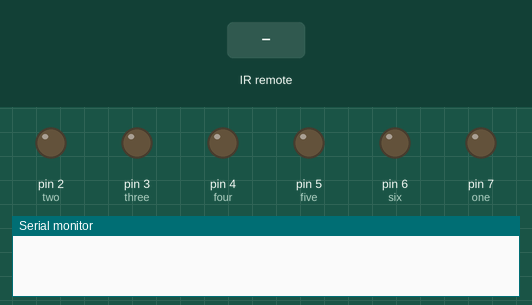
Simulated run of this sketch. Board: Arduino Uno, built with avr-gcc and run on an emulated ATmega328P. On the bench: output pins drawn as LEDs (lit = HIGH), the last lines printed to the serial monitor. The test bench sets the inputs (shaded band).

Above: at 1.2 s.
1.3 s: infrared code 0x8F7708F received
At 1.9 s:
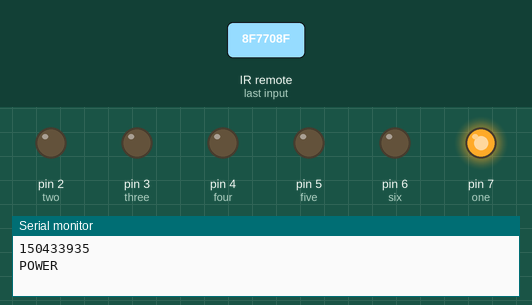
2.8 s: infrared code 0x8F7609F received
At 3.1 s:
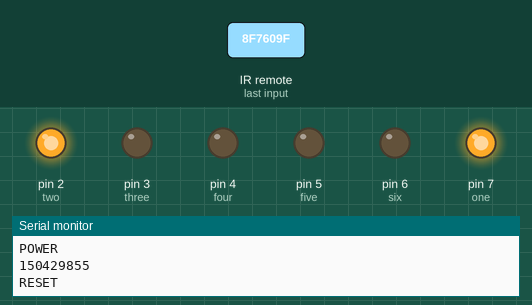
4.3 s: infrared code 0x8F748B7 received
At 5.4 s:
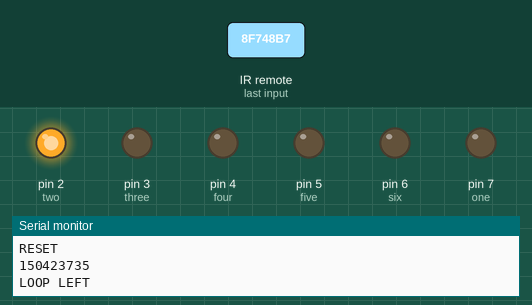
5.8 s: infrared code 0x8F758A7 received
At 6.6 s:
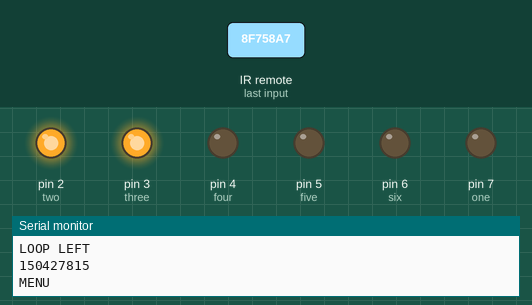
7.3 s: infrared code 0x8F740BF received
At 7.7 s:
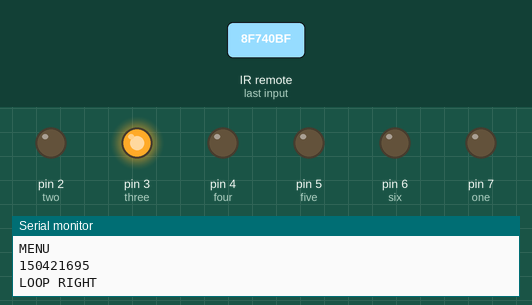
8.8 s: infrared code 0x8F7D22D received
At 10.0 s:
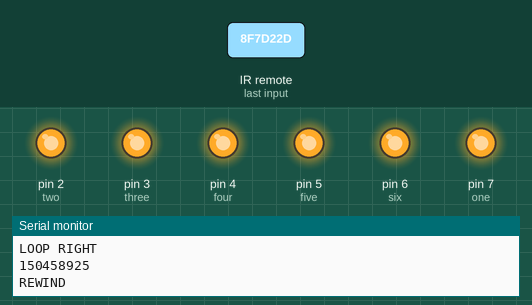
Timing chart, 0 to 11.3 s (numbered marks = the images above; inputs shaded):
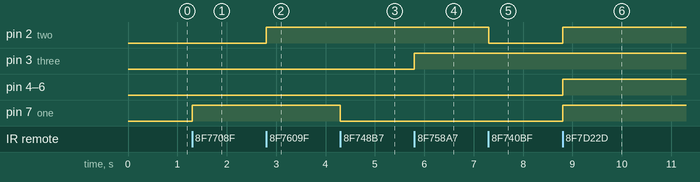

Measured:
- after the input at 1.3 s, pin 7 (one): LOW → HIGH at once
- after the input at 2.8 s, pin 2 (two): LOW → HIGH at once
- after the input at 4.3 s, pin 7 (one): HIGH → LOW at once
- after the input at 5.8 s, pin 3 (three): LOW → HIGH at once
- after the input at 7.3 s, pin 2 (two): HIGH → LOW at once
- after the input at 8.8 s, pin 2 (two), pin 4 (four), pin 5 (five), pin 6 (six), pin 7 (one): LOW → HIGH at once

The sketch:

IR_Reciver.ino
```cpp
#include <IRremote.h>

int RECV_PIN = 11;

int one = 7;
int two = 2;
int three = 3;
int four = 4;
int five = 5;
int six = 6;

IRrecv irrecv(RECV_PIN);

decode_results results;

void setup()
{
  Serial.begin(9600);
  irrecv.enableIRIn(); // Start the receiver
  pinMode(one, OUTPUT);      // sets the digital pin as output
  pinMode(two, OUTPUT);      // sets the digital pin as output
  pinMode(three, OUTPUT);      // sets the digital pin as output
  pinMode(four, OUTPUT);      // sets the digital pin as output
  pinMode(five, OUTPUT);
  pinMode(six, OUTPUT);

}

void loop() {
  if (irrecv.decode(&results)) {

    long int decCode = results.value;
    Serial.println(decCode);
    switch (results.value) {
      case 150433935:
        Serial.println("POWER");
        digitalWrite(one,HIGH);
       break;
      case 150429855:
        Serial.println("RESET");
        digitalWrite(two,HIGH);
        break;
      case 150423735:
        Serial.println("LOOP LEFT");
        digitalWrite(one,LOW);
        break;
      case 150421695:
        Serial.println("LOOP RIGHT");
        digitalWrite(two,LOW);
        break;
      case 150427815:
        Serial.println("MENU");
        digitalWrite(three,HIGH);
        break;
      case 150469125:
        Serial.println("ENTER");
        digitalWrite(three,LOW);
        break;
        case 150458925:
        Serial.println("REWIND");
        digitalWrite(one,HIGH);
        digitalWrite(two,HIGH);
        digitalWrite(three,HIGH);
        digitalWrite(four,HIGH);
        digitalWrite(five,HIGH);
        digitalWrite(six,HIGH);

        break;
        case 150435975:
        Serial.println("FAST FORWARD");
        digitalWrite(one,LOW);
        digitalWrite(two,LOW);
        digitalWrite(three,LOW);
        digitalWrite(four,LOW);
        digitalWrite(five,LOW);
        digitalWrite(six,LOW);

        break;
        case 150414045:
        Serial.println("PLAY / PAUSE");
        break;
        case 150405375:
        Serial.println("TREBLE (+)");
        digitalWrite(four,HIGH);
        break;
        case 150413535:
        Serial.println("TREBLE (-)");
        digitalWrite(four,LOW);
        break;
        case 150438015:
        Serial.println("BASS (+)");
        digitalWrite(five,HIGH);
        break;
        case 150442095:
        Serial.println("BASS (-)");
        digitalWrite(five,LOW);
        break;
        case 150454335:
        Serial.println("VOLUME (+)");
        digitalWrite(six,HIGH);
        break;
        case 150466575:
        Serial.println("VOLUME (-)");
        digitalWrite(six,LOW);
        break;
      default:
        Serial.println("Waiting ...");
    }

    irrecv.resume(); // Receive the next value
  }
}
```
